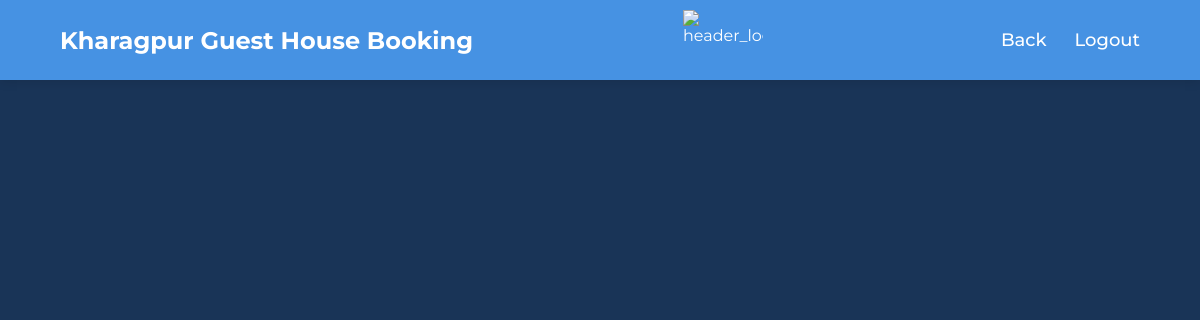
/adminHistory, run on an earlier commit of the app's database.
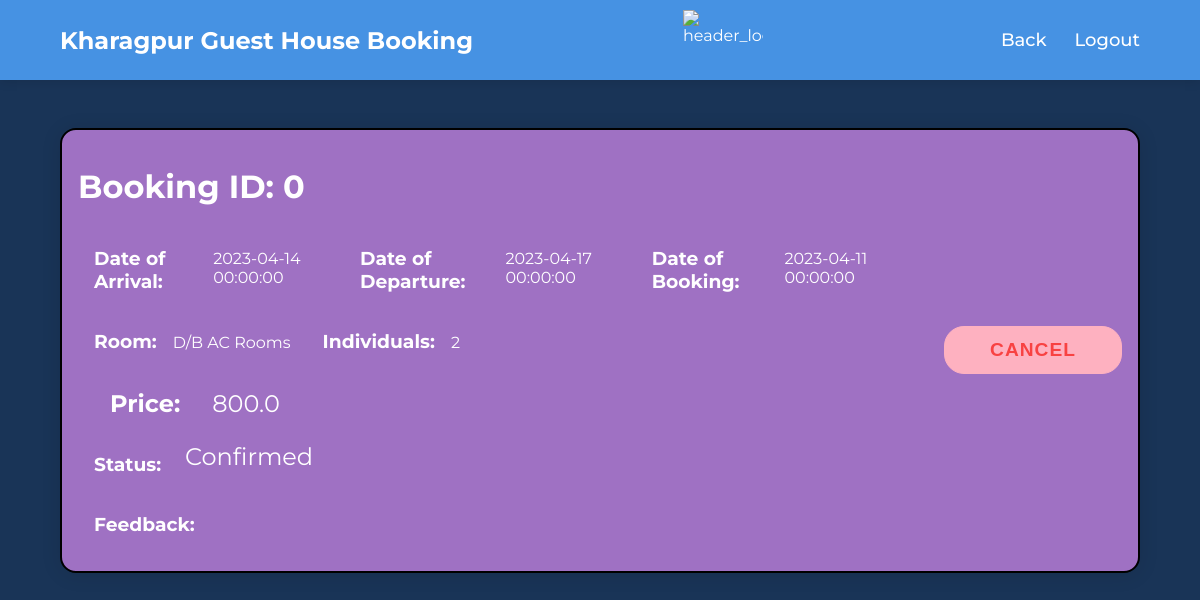
And on a later commit of the database.
### main.py (models this page shows)
class Booking(db.Model):
    id = db.Column(db.Integer, primary_key=True)
    userId = db.Column(db.Integer)
    roomId = db.Column(db.Integer)
    foodId = db.Column(db.Integer)
    amenitiesId = db.Column(db.Integer)
    checkindate = db.Column(db.DateTime)
    checkoutdate = db.Column(db.DateTime)
    dateOfBooking = db.Column(db.DateTime)
    confirmation = db.Column(db.Integer)
    feedback = db.Column(db.String(100))

class Rooms(db.Model):
    id = db.Column(db.Integer, primary_key=True)
    floor = db.Column(db.Integer)
    roomtype = db.Column(db.String(50))
    description = db.Column(db.String(100))
    status = db.Column(db.String(100))
    ghId = db.Column(db.Integer)
    pricePerDay = db.Column(db.Integer)
    occupancy = db.Column(db.Integer)
    ac = db.Column(db.Integer)

class Payment(db.Model):
    id=db.Column(db.Integer,primary_key=True)
    amount=db.Column(db.Float)
    paymentid=db.Column(db.String(20))

### main.py (the view)
@app.route('/adminHistory', methods=["POST", "GET"])
def adminHistory():
    bookings = Booking.query.all()
    rooms = [Rooms.query.filter_by(id=i.roomId).first() for i in bookings]
    user = [User.query.filter_by(id=i.userId).first() for i in bookings]
    cost = [Payment.query.filter_by(id=i.id).first() for i in bookings]
    return render_template('adminPrevBooking.html', bookings=bookings, user=user, rooms=rooms, prices=cost)

### templates/adminPrevBooking.html (shortened to what this page needs)
<!DOCTYPE html>
<html lang="en">
<head>
    <link rel="stylesheet" href="{{ url_for('static',filename='/css/prevBooking.css') }}">
</head>
<body>
<header class="header-outer">
        <div class="header-inner responsive-wrapper">
            <div class="header-logo">
                <h2>Kharagpur Guest House Booking</h2>
            </div>
            <img src="https://encrypted-tbn0.gstatic.com/images?q=tbn:ANd9GcRORteuqtaG0f0C2WogImr0JL4ui6yAckU2-A&usqp=CAU " alt="header_logo" class="img img-fluid" width="80" height="60" align="left">
            <nav class="header-navigation">
                <a href="/admin">Back</a>
                <a href="/">Logout</a>
            </nav>
        </div>
    </header>
    {% for i in bookings %}
    <div class="bookingBox">
        <div>
            <div class="bookingId">
                <h1> Booking ID: {{ i.id }}</h1>
            </div>
            <div class="bookingDates">
                <div class="date">
                    <h3>Date of Arrival: </h3>
                    <h4>{{ i.checkindate }}</h4>
                </div>
                <div class="date">
                    <h3>Date of Departure: </h3>
                    <h4>{{ i.checkoutdate }}</h4>
                </div>
                <div class="date">
                    <h3>Date of Booking: </h3>
                    <h4>{{ i.dateOfBooking }}</h4>
                </div>
            </div>
            <div class="details">
                <div class="date">
                    <h3>Room: </h3>
                    <h4>{{ rooms[loop.index0].roomtype }}</h4>
                </div>
                <div class="date">
                    <h3>Individuals: </h3>
                    <h4>{{ rooms[loop.index0].occupancy }}</h4>
                </div>
            </div>
            <div class="price">
                <div class="date">
                    <h3 class="price">Price: </h3>
                    <h4 class="amount">{{prices[loop.index0].amount}}</h4>
                </div>
            </div>
            <div class="status">
                <div class="date">
                    <h3 class="status">Status: </h3>
                    <h4 class="amount">{% if i.confirmation==0 %} in Queue {% elif i.confirmation==1 %} Confirmed {% else %} Cancelled {% endif %}</h4>
                </div>
            </div>
            <div class="Feedback">
                <div class="date">
                    <h3 class="status">Feedback: </h3>
                    <h4>{{ i.feedback }}</h4>
                </div>
            </div>
        </div>
        {% if i.confirmation==3 %}
        <div class="buttonDiv">
            <button class="button">Canceled!</button>
        </div>
        {% else %}
        <div class="buttonDiv">
            <a href="{{ url_for('cancelBooking', bookingId=i.id) }}" class="room_features--book-btn"><button class="button">Cancel</button></a>
        </div>
        {% endif %}
    </div>
    {% endfor %}
</body>
</html>

### static/css/prevBooking.css (style rules this page uses)
* { box-sizing: border-box; }
body { background: linear-gradient(#193457, #193457); font-family: 'Montserrat', sans-serif; margin: 0; }
button { border-radius: 20px; border: 1px solid #FEB1C0; background-color: #FEB1C0; color: rgb(248, 66, 66); font-size: 12px; font-weight: bold; padding: 12px 45px; letter-spacing: 1px; text-transform: uppercase; transition: transform 80ms ease-in; }
.bookingBox { padding: 1rem; display: flex; color: white; background-color: #9f71c3; width: 90%; margin: 3rem auto; border: black 2px solid; border-radius: 1rem; box-shadow: 0 2px 20px 0 rgba(0,0,0, 0.1); }
.bookingDates { display: flex; }
.date { padding: 0 1rem; display: flex; }
h4 { padding-left: 1rem; font-weight: normal; }
.details { display: flex; }
.buttonDiv { padding-left: 2rem; display: flex; flex-direction: column-reverse; justify-content: center; align-items: center; }
.button { font-size: 1.2rem; justify-self: center; margin: 1rem 0rem; }
.price { margin: 0.5rem 0.5rem; font-size: 1.5rem; }
.amount { padding: 0 1rem; margin: 0.5rem 0.5rem; font-size: 1.5rem; }
*, *:after, *:before { box-sizing: border-box; }
:root { --header-outer-height: 80px; --header-inner-height: 70px; --header-height-difference: calc( var(--header-outer-height) - var(--header-inner-height) ); --header-bg: #fff; }
.responsive-wrapper { width: 90%; max-width: 1280px; margin-left: auto; margin-right: auto; }
.header-outer { z-index: 100; height: var(--header-outer-height); position: sticky; top: calc( var(--header-height-difference) * -1 ); display: flex; align-items: center; color: white; background-color: #4692e3; box-shadow: 0 2px 10px 0 rgba(0,0,0, 0.1); }
.header-inner { height: var(--header-inner-height); position: sticky; top: 0; display: flex; align-items: center; justify-content: space-between; }
.header-navigation { display: flex; flex-wrap: wrap; }
.header-navigation a, .header-navigation button { font-size: 1.125rem; color: inherit; margin-left: 1.75rem; position: relative; font-weight: 500; }
.header-navigation a { display: none; font-size: 1.125rem; color: inherit; text-decoration: none; }
.header-navigation a:after, .header-navigation button:after { transition: 0.25s ease; content: ""; display: block; width: 100%; height: 2px; background-color: currentcolor; transform: scalex(0); position: absolute; bottom: -2px; left: 0; }
@media (min-width: 800px) { .header-navigation a { display: inline-block; } }

What changed in the data, as far as the page shows it:
added Booking: id "0", checkindate "2023-04-14 00:00:00", checkoutdate "2023-04-17 00:00:00", dateOfBooking "2023-04-11 00:00:00", confirmation "Confirmed"
now on this page (row edited): Rooms: roomtype "D/B AC Rooms", occupancy "2"
added Payment: amount "800.0"
